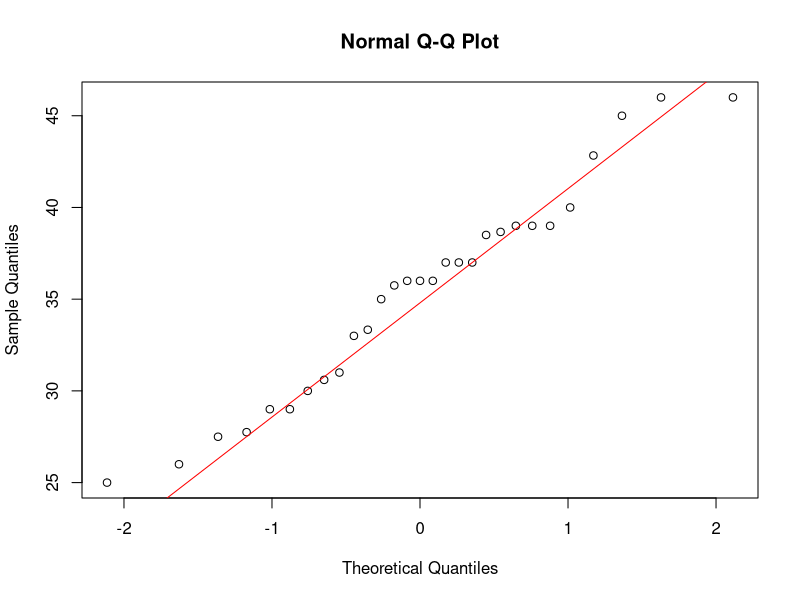
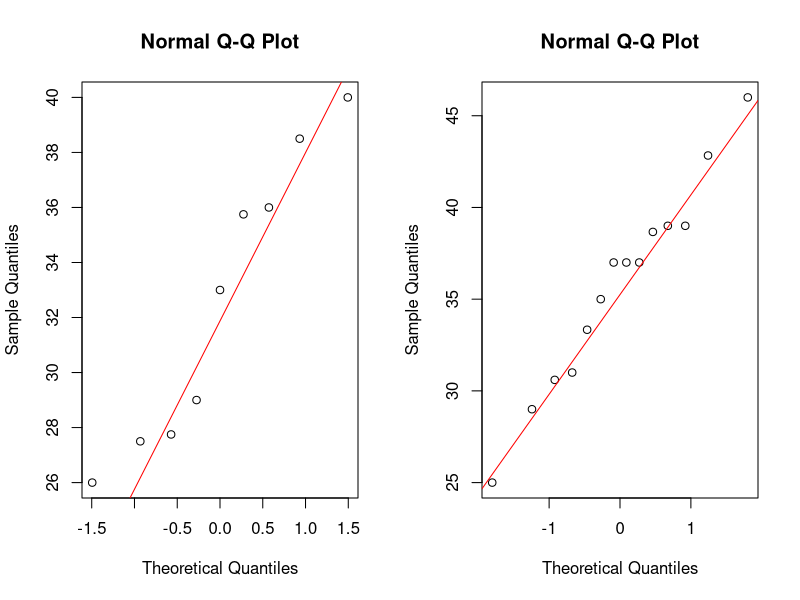
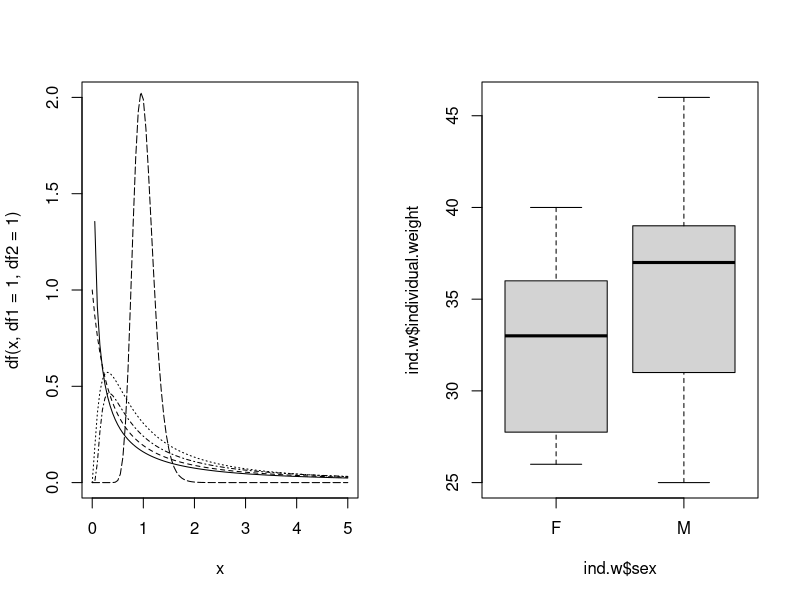

Generate these figures, in order, with R:
## ---- chunk 1
library(dplyr)
captures <- read.csv("data/captures.csv", sep=";")
captures %>% 
  filter(age=="A") -> adults
head(adults)
## ---- chunk 2
adults %>% 
  group_by(animal_id, sex) -> grouped
grouped %>% 
  arrange(animal_id)
## ---- chunk 3
grouped %>% 
  summarise(count=n(), individual.weight = mean(weight_g, na.rm = TRUE)) -> ind.w
ind.w
## ---- chunk 4

#?qqplot
qqnorm(ind.w$individual.weight); qqline(ind.w$individual.weight, col="red")

## ---- chunk 5

shapiro.test(ind.w$individual.weight)

## ---- chunk 6
t.test(ind.w$individual.weight, mu = 30)
## ---- chunk 7
length(na.omit(ind.w$individual.weight))
## ---- chunk 8
## is the weight of females and males different?

# we use again the summarise dplyr function
ind.w %>% 
  group_by(sex) %>% 
  summarise(count=n(), class.weight = mean(individual.weight, na.rm = TRUE))

# again, if you could not install dplyr, use the following code
# tapply(ind.w$individual.weight, ind.w$sex, mean, na.rm = TRUE)

# We can see the difference in weight that we observe between males and females
w.f <- (subset(ind.w, sex=="F"))$individual.weight
w.m <- (subset(ind.w, sex=="M"))$individual.weight
## ---- chunk 9

par(mfrow=c(1,2))
qqnorm(w.f); qqline(w.f, col="red")
qqnorm(w.m); qqline(w.m, col="red")
shapiro.test(w.f)
shapiro.test(w.m)

## ---- chunk 10
x <- rnorm(100,0,1)
curve(df(x, df1=1, df2=1), from=0, to=5, lty=1, ylim=c(0,2))
curve(df(x, df1=2, df2=1), from=0, to=5, lty=2, add=T)
curve(df(x, df1=5, df2=2), from=0, to=5, lty=3, add=T)
curve(df(x, df1=100, df2=1), from=0, to=5, lty=4, add=T)
curve(df(x, df1=100, df2=100), from=0, to=5, lty=5, add=T)
## ---- chunk 11

var(w.f, na.rm = T)
var(w.m, na.rm = T)
var.test(w.f,w.m)
var(w.f, na.rm = T)/var(w.m, na.rm = T)

boxplot(ind.w$individual.weight ~ ind.w$sex)

## ---- chunk 12
# ?t.test
t.test(w.f, w.m,
       var.equal = TRUE,
       paired = FALSE, 
       alternative = "two.sided") # greater/less
